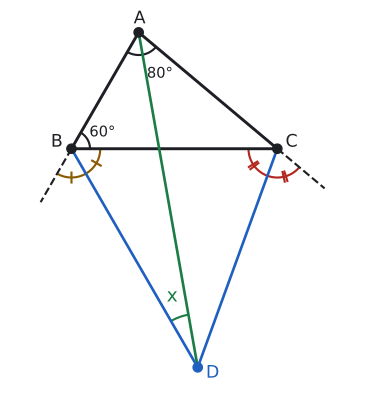

Write the Python code that produced this figure.
import sys; sys.path.insert(0, "tools")
from cizim import *

# m(A)=80, m(B)=60, m(C)=40. B ve C'deki dış açıortaylar D'de kesişir. x = m(ADB) = m(C)/2 = 20.
B = np.array([0.0, 0.0]); C = np.array([5.0, 0.0])
t = 5 * np.sin(np.radians(40)) / np.sin(np.radians(80))
A = B + t * np.array([np.cos(np.radians(60)), np.sin(np.radians(60))])
a, b, c = np.linalg.norm(B - C), np.linalg.norm(A - C), np.linalg.norm(A - B)
D = (-a * A + b * B + c * C) / (-a + b + c)
def derece(p, k, q):
    v, w = p - k, q - k
    return np.degrees(np.arccos(np.dot(v, w) / np.linalg.norm(v) / np.linalg.norm(w)))
Bx = B + 1.5 * (B - A) / c; Cx = C + 1.5 * (C - A) / b
print("ADB", derece(A, D, B), "BDC", derece(B, D, C), "BAD", derece(B, A, D))

def isaret(kose, p, q, rr, renk, n):
    aci(ax, kose, p, q, r=rr, renk=renk)
    a1 = np.arctan2(*(p - kose)[::-1]); a2 = np.arctan2(*(q - kose)[::-1])
    if (a2 - a1) % (2 * np.pi) > np.pi: a1, a2 = a2, a1
    o = a1 + ((a2 - a1) % (2 * np.pi)) / 2
    for k in range(n):
        oo = o + (k - (n - 1) / 2) * 0.08
        u = np.array([np.cos(oo), np.sin(oo)])
        ax.plot(*zip(kose + (rr - 0.12) * u, kose + (rr + 0.12) * u), color=renk, lw=1.6)

fig, ax = sekil(5.4, 5.2)
ax.set_aspect("equal"); ax.axis("off")
ax.plot(*zip(A, B, C, A), color=YAZI)
ax.plot(*zip(B, Bx), color=YAZI, lw=1.6, ls="--"); ax.plot(*zip(C, Cx), color=YAZI, lw=1.6, ls="--")
ax.plot(*zip(B, D), color=MAVI, lw=2); ax.plot(*zip(C, D), color=MAVI, lw=2)
ax.plot(*zip(A, D), color=YESIL, lw=2)
nokta(ax, *A, "A", dx=-0.12, dy=0.22); nokta(ax, *B, "B", dx=-0.5, dy=0.05); nokta(ax, *C, "C", dx=0.2, dy=0.05)
nokta(ax, *D, "D", dx=0.2, dy=-0.25, renk=MAVI)
isaret(B, Bx, D, 0.7, SARI, 1); isaret(B, D, C, 0.7, SARI, 1)
isaret(C, B, D, 0.7, KIRMIZI, 2); isaret(C, D, Cx, 0.7, KIRMIZI, 2)
aci(ax, A, B, C, r=0.55, renk=YAZI)
ax.text(A[0] + 0.2, A[1] - 1.1, "80°", color=YAZI, fontsize=11, ha="left")
aci(ax, B, C, A, r=0.45, renk=YAZI)
ax.text(B[0] + 0.75, B[1] + 0.3, "60°", color=YAZI, fontsize=11, ha="center")
aci(ax, D, A, B, r=1.3, renk=YESIL)
ax.text(D[0] - 0.62, D[1] + 1.6, "x", color=YESIL, fontsize=14, ha="center")
ax.set_xlim(min(Bx[0], D[0]) - 0.8, max(Cx[0], C[0]) + 0.8); ax.set_ylim(D[1] - 0.6, A[1] + 0.6)
kaydet(fig, __file__)
